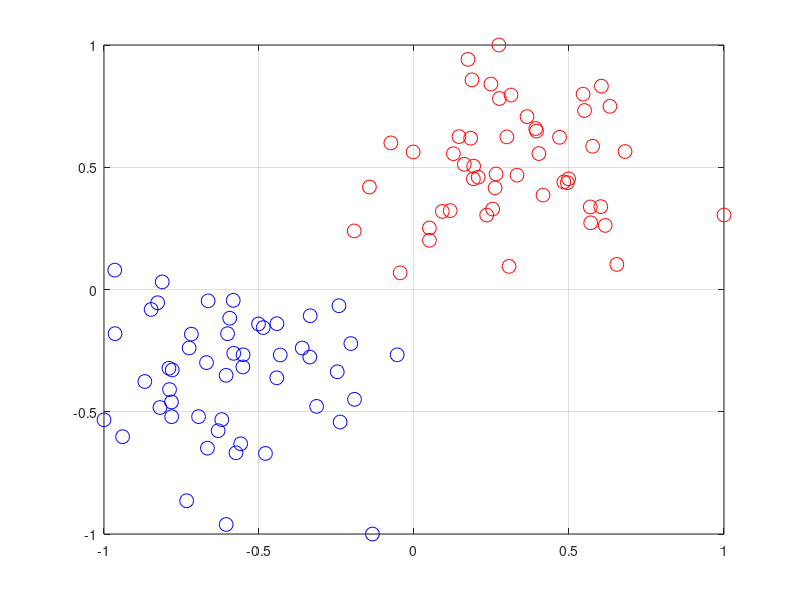

Write the MATLAB code that produced this figure. (Note: this script raises an error after producing the figure.)
clear 
close all
clc

% Commento Mauro
%
% epsilon is the precision  
% alpha is the starting point that ha to be inside domain because satisfy box constraint and linear constraint 
% how I can see if the solution is correct 
% 1 plot solution to see if KKT constraint are satisfy 
% the point on support iperplane 
% the where each alpha = C 
% to be sure that all point are corrected classified we have to compute duality gap  
% in particular for points near to margin

%%
n = 100;
d = 2;
X = [randn(n/2,d)+2;randn(n/2,d)-2];
Y = [ones(n/2,1);-ones(n/2,1)];

%% Normalizzo
for i = 1:d
    mi = min(X(:,i));
    ma = max(X(:,i));
    di = ma - mi;
    X(:,i) = 2*(X(:,i)-mi)/di-1;
end

%%
figure, hold on, box on, grid on
plot(X(Y<0,1),X(Y<0,2),'ob','MarkerSize',10)
plot(X(Y>0,1),X(Y>0,2),'or','MarkerSize',10)

%%
% small C -> planes less obliquous
% large C -> i care about have a small error not great margin

C = 1;
Q = diag(Y)*(X*X')*diag(Y);
% min_alpha .5 * alpha' Q alpha - 1 alpha  Q_ij = y_i y_j x'_i x_j
% s.t. y'*alpha = 0, 0 <= alpha <= C
% 
% C = 1/(2*lambda)
% C small -> do not overfit the data
% lambda = Inf -> do not overfit the data
% C = Inf -> overfit the data
% lambda = 0 -> overfit the data
%
%%%%%%% riascolta da 1 ora 18 min %%%%%%%%
%
% Note that in this algo i should have put y'alfa = 0
[~,err,alpha,b] = SMO2_ab(n,Q,-ones(n,1),Y',zeros(n,1),C*ones(n,1),...
                          1000000,.0001,zeros(n,1));
if (err ~= 0)
    warning('Problem in SMO')
end
w = X'*diag(Y)*alpha;

%%
% Plot the separator
ns = 10000;
XS = 2*rand(ns,d)-1;
YS = XS*w+b;

%%
plot(XS(YS<0,1),XS(YS<0,2),'.c','MarkerSize',1)
plot(XS(YS>0,1),XS(YS>0,2),'.m','MarkerSize',1)
plot(XS(YS<-1,1),XS(YS<-1,2),'.b','MarkerSize',1)
plot(XS(YS>+1,1),XS(YS>+1,2),'.r','MarkerSize',1)

%%
% Check the solution
plot(X(alpha==0,1),X(alpha==0,2),'sg','MarkerSize',10)
plot(X(alpha>0&alpha<C,1),X(alpha>0&alpha<C,2),'sk','MarkerSize',10)
plot(X(alpha==C,1),X(alpha==C,2),'sy','MarkerSize',10)

%%
% Compute the duality gap
dualcost = -(.5*alpha'*Q*alpha-ones(n,1)'*alpha);
% .5 |w|^2 + C \sum_i=1^n max(0,1-y_i (w'x_i+b))
primalcost = .5*w'*w+C*sum(max(0,1-diag(Y)*(X*w+b))); 
dualitygap = abs(dualcost-primalcost);
title(sprintf('DG: %e',dualitygap))
%set(gca,'FontSize', 18);
